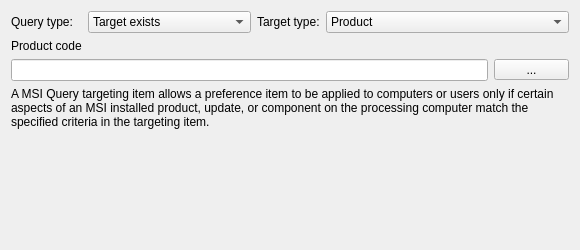
<?xml version="1.0" encoding="UTF-8"?>
<ui version="4.0">
 <class>MSIQueryWidget</class>
 <widget class="QWidget" name="MSIQueryWidget">
  <property name="geometry">
   <rect>
    <x>0</x>
    <y>0</y>
    <width>576</width>
    <height>250</height>
   </rect>
  </property>
  <property name="sizePolicy">
   <sizepolicy hsizetype="Preferred" vsizetype="Preferred">
    <horstretch>0</horstretch>
    <verstretch>0</verstretch>
   </sizepolicy>
  </property>
  <property name="minimumSize">
   <size>
    <width>0</width>
    <height>250</height>
   </size>
  </property>
  <property name="windowTitle">
   <string>Form</string>
  </property>
  <layout class="QGridLayout" name="gridLayout">
   <item row="0" column="0">
    <widget class="QLabel" name="queryLabel">
     <property name="sizePolicy">
      <sizepolicy hsizetype="Maximum" vsizetype="Preferred">
       <horstretch>0</horstretch>
       <verstretch>0</verstretch>
      </sizepolicy>
     </property>
     <property name="text">
      <string>Query type:</string>
     </property>
    </widget>
   </item>
   <item row="0" column="1">
    <widget class="QComboBox" name="queryComboBox">
     <item>
      <property name="text">
       <string>Target exists</string>
      </property>
     </item>
     <item>
      <property name="text">
       <string>Version match</string>
      </property>
     </item>
     <item>
      <property name="text">
       <string>Get property</string>
      </property>
     </item>
     <item>
      <property name="text">
       <string>Match property</string>
      </property>
     </item>
     <item>
      <property name="text">
       <string>Get information</string>
      </property>
     </item>
     <item>
      <property name="text">
       <string>Match information</string>
      </property>
     </item>
    </widget>
   </item>
   <item row="0" column="2">
    <widget class="QLabel" name="targetLabel">
     <property name="sizePolicy">
      <sizepolicy hsizetype="Maximum" vsizetype="Preferred">
       <horstretch>0</horstretch>
       <verstretch>0</verstretch>
      </sizepolicy>
     </property>
     <property name="text">
      <string>Target type:</string>
     </property>
    </widget>
   </item>
   <item row="0" column="3" colspan="2">
    <widget class="QComboBox" name="targetComboBox">
     <item>
      <property name="text">
       <string>Product</string>
      </property>
     </item>
     <item>
      <property name="text">
       <string>Patch</string>
      </property>
     </item>
     <item>
      <property name="text">
       <string>Component</string>
      </property>
     </item>
    </widget>
   </item>
   <item row="1" column="0">
    <widget class="QLabel" name="productLabel">
     <property name="text">
      <string>Product code</string>
     </property>
    </widget>
   </item>
   <item row="2" column="0" colspan="4">
    <widget class="QLineEdit" name="productLineEdit"/>
   </item>
   <item row="2" column="4">
    <widget class="QToolButton" name="productToolButton">
     <property name="minimumSize">
      <size>
       <width>75</width>
       <height>0</height>
      </size>
     </property>
     <property name="text">
      <string>...</string>
     </property>
    </widget>
   </item>
   <item row="3" column="0" colspan="5">
    <widget class="QLabel" name="label">
     <property name="text">
      <string>A MSI Query targeting item allows a preference item to be applied to computers or users only if certain aspects of an MSI installed product, update, or component on the processing computer match the specified criteria in the targeting item.</string>
     </property>
     <property name="wordWrap">
      <bool>true</bool>
     </property>
    </widget>
   </item>
   <item row="4" column="0" colspan="5">
    <spacer name="verticalSpacer">
     <property name="orientation">
      <enum>Qt::Vertical</enum>
     </property>
     <property name="sizeHint" stdset="0">
      <size>
       <width>558</width>
       <height>137</height>
      </size>
     </property>
    </spacer>
   </item>
  </layout>
 </widget>
 <resources/>
 <connections/>
</ui>
